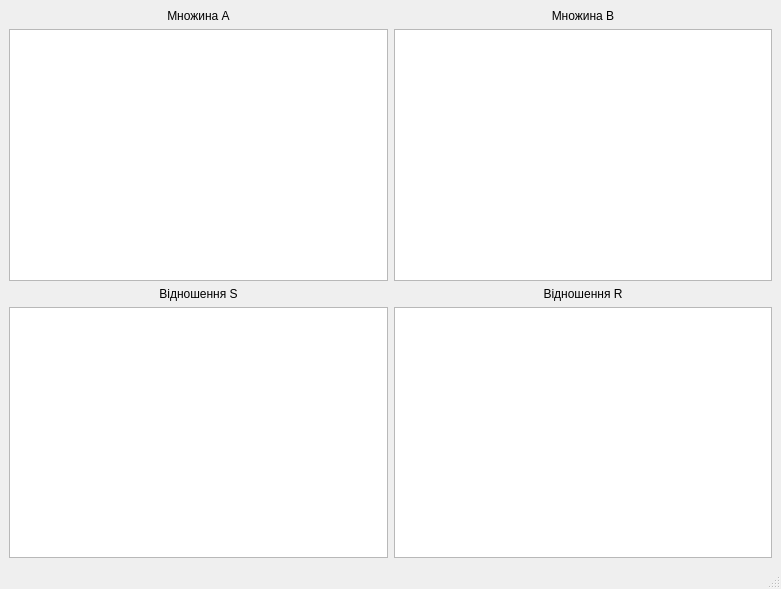
<?xml version="1.0" encoding="UTF-8"?>
<ui version="4.0">
 <class>MainWindow</class>
 <widget class="QMainWindow" name="MainWindow">
  <property name="geometry">
   <rect>
    <x>0</x>
    <y>0</y>
    <width>781</width>
    <height>589</height>
   </rect>
  </property>
  <property name="windowTitle">
   <string>MainWindow</string>
  </property>
  <widget class="QWidget" name="centralwidget">
   <layout class="QHBoxLayout" name="horizontalLayout">
    <item>
     <layout class="QGridLayout" name="gridLayout">
      <item row="0" column="1">
       <layout class="QVBoxLayout" name="verticalLayout_2">
        <item>
         <widget class="QLabel" name="label_2">
          <property name="text">
           <string>Множина В</string>
          </property>
          <property name="alignment">
           <set>Qt::AlignCenter</set>
          </property>
         </widget>
        </item>
        <item>
         <widget class="QListWidget" name="listWidget_2"/>
        </item>
       </layout>
      </item>
      <item row="0" column="0">
       <layout class="QVBoxLayout" name="verticalLayout">
        <item>
         <widget class="QLabel" name="label">
          <property name="text">
           <string>Множина А</string>
          </property>
          <property name="alignment">
           <set>Qt::AlignCenter</set>
          </property>
         </widget>
        </item>
        <item>
         <widget class="QListWidget" name="listWidget"/>
        </item>
       </layout>
      </item>
      <item row="1" column="0">
       <layout class="QVBoxLayout" name="verticalLayout_3">
        <item>
         <widget class="QLabel" name="label_3">
          <property name="text">
           <string>Відношення S</string>
          </property>
          <property name="alignment">
           <set>Qt::AlignCenter</set>
          </property>
         </widget>
        </item>
        <item>
         <widget class="QTableWidget" name="tableWidget"/>
        </item>
       </layout>
      </item>
      <item row="1" column="1">
       <layout class="QVBoxLayout" name="verticalLayout_4">
        <item>
         <widget class="QLabel" name="label_4">
          <property name="text">
           <string>Відношення R</string>
          </property>
          <property name="alignment">
           <set>Qt::AlignCenter</set>
          </property>
         </widget>
        </item>
        <item>
         <widget class="QTableWidget" name="tableWidget_2"/>
        </item>
       </layout>
      </item>
     </layout>
    </item>
   </layout>
  </widget>
  <widget class="QStatusBar" name="statusbar"/>
  <action name="information">
   <property name="text">
    <string>Про студента</string>
   </property>
  </action>
  <action name="action">
   <property name="text">
    <string>Зберегти до файлу</string>
   </property>
  </action>
 </widget>
 <resources/>
 <connections/>
</ui>
